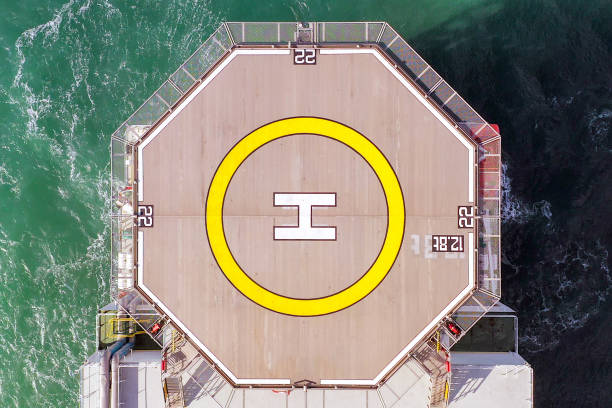
//> input picture images/18.jpg, 612 x 408 px, given in place of 18.jpg.png, which was not available
$ ./video_object_detect_parallel_sift_homography_rejection_undistort 3 ../images/18.jpg   (built with g++ and OpenCV 4)
//> lines starting //> are read from the running program, lines starting //| are printed output that depends on the picture; pictures that were not available may be replaced by others from this repository, and a replacement may not be noted
#include "opencv2/opencv.hpp"
#include <iostream>
#include <stdio.h>

#include "opencv2/core.hpp"
#include "opencv2/imgproc.hpp"
#include "opencv2/features2d.hpp"
#include "opencv2/highgui.hpp"
#include "opencv2/calib3d.hpp"
#include "opencv2/xfeatures2d.hpp"

#include <chrono>


#include "GaussianBlur.h"
#include "Keypoint.h"
#include "LoG.h"
#include "Image.h"
#include "general_helpers.h"
#include <omp.h>

#include <vector>
#include <iostream>
#include <string>
#include <getopt.h>

using namespace std;
using namespace cv;
using namespace cv::xfeatures2d;

#define measure_exec_time

void readme();
double find_keypoint_features(Image & src, cv::Mat & result_features,
    std::vector<cv::KeyPoint> & cv_keypoints);


bool debug = false;
int view_index = 0;
float grad_threshold = 0.0;
float intensity_threshold = 1;


int main( int argc, char** argv ){

  if (argc != 3 )
  { readme(); return -1; }

  // image of model
  Mat img_object = imread( String("/home/aero/Desktop/cam_ws/src/Tracker/images/")+ String(argv[2]) + String(".png"), IMREAD_GRAYSCALE );
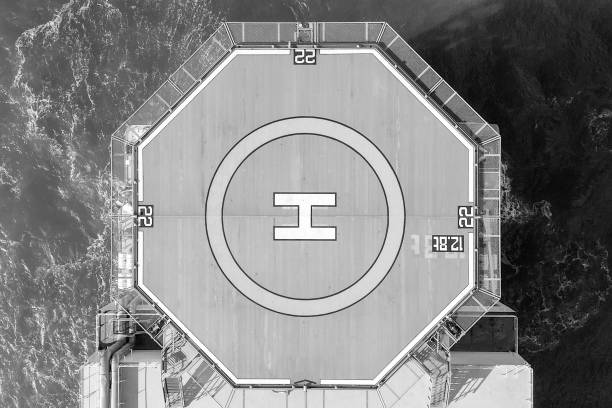
//> img_object: 408 rows x 612 cols, CV_8UC1; min 0, max 255, mean 132.2
  if( !img_object.data)
  { cout<< " --(!) Error reading model image " << endl; return -1; }
  // auto diag = sqrt(img_object.size[0]*img_object.size[0] + img_object.size[1]*img_object.size[1]);
  Mat img_scene;

  // Initialize surf detector and extract descriptors for the model image
  Ptr<SIFT> detector = SIFT::create( );
  std::vector<KeyPoint> keypoints_object, keypoints_scene;
  Mat descriptors_object, descriptors_scene;
  detector->detectAndCompute( img_object, Mat(), keypoints_object, descriptors_object );
//> keypoints_object = 1054 keypoints; strongest (x, y, size): (128, 316, 2.1), (310, 59, 2.4), (463, 221, 2.2), (469, 212, 2.5)
  cout << "No. of object image features: " << keypoints_object.size() << "\n";
//| No. of object image features: 1054

  vector<Point2f> obj_feature_loc; //
  for (int i = 0; i<keypoints_object.size(); i++)
  {
    obj_feature_loc.push_back(keypoints_object[i].pt);
  }
//> after the loop, obj_feature_loc = 1054 Points (x, y), first 12: [2.42, 400.3], [2.53, 271.9], [2.73, 276.2], [2.73, 276.2], [3.6, 346.9], [3.73, 164.2], [4.13, 238.3], [4.14, 177.2], [4.14, 177.2], [4.34, 265.9], [5.04, 246.4], [5.43, 278.2]


  //for displaying matches
  namedWindow("Good Matches & Object detection", WINDOW_NORMAL);


  // Create a VideoCapture object and open the input file
  // If the input is the web camera, pass 0 instead of the video file name
  VideoCapture cap(stoi(argv[1]));

  cap.set(CAP_PROP_FPS, 60.0);
  cap.set(CAP_PROP_FRAME_WIDTH,1280);
  cap.set(CAP_PROP_FRAME_HEIGHT,720);
  cap.set(CAP_PROP_FOURCC, VideoWriter::fourcc('M','J','P','G'));
  int img_width = cap.get(CAP_PROP_FRAME_WIDTH);
//> img_width = 612
  int img_height = cap.get(CAP_PROP_FRAME_HEIGHT);
//> img_height = 408

  cout << "WIDTH: " << img_width << "\n";
//| WIDTH: 612
  cout << "HEIGHT: " << img_height << "\n";
//| HEIGHT: 408

  // intrinsic camera parameters
  //      [ fx   0  cx ]
  //      [  0  fy  cy ]
  //      [  0   0   1 ]
  Mat K_matrix = Mat::zeros(3, 3, CV_64FC1);
  K_matrix.at<double>(0, 0) = 964.8946; //fx, std_dev +- 0.6325
  K_matrix.at<double>(1, 1) = 969.9548; //fy, std_dev +- 0.6160
  K_matrix.at<double>(0, 2) = 614.5199; //cx, std_dev +- 0.8976
  K_matrix.at<double>(1, 2) = 452.0068; //cy, std_dev +- 0.7236
  K_matrix.at<double>(2, 2) = 1;

  // radial distortion coefficients
  Mat distCoeffs = Mat::zeros(5, 1, CV_64FC1);
  distCoeffs.at<double>(0) = -0.37491173; //k1, std_dev +- 0.00199622
  distCoeffs.at<double>(1) = +0.23393262; //k2, std_dev +- 0.00919023
  distCoeffs.at<double>(2) = -0.00222111; //p1, std_dev +- 0.00013275
  distCoeffs.at<double>(3) = +0.00183102; //p2, std_dev +- 0.00010322
  distCoeffs.at<double>(4) = -0.10912843; //k3, std_dev +- 0.01173290

  // Check if camera opened successfully
  if(!cap.isOpened()){
    cout << "Error opening video stream or file" << endl;
    return -1;
  }

  while(1){
    #if defined measure_exec_time
      auto start = std::chrono::high_resolution_clock::now();
    #endif

    // clear vectors
    keypoints_scene.clear();

    Mat frame;
    // Capture frame-by-frame
    cap >> frame;
//> frame is the input picture: 408 rows x 612 cols, CV_8UC3; mean B, G, R 120.5, 133.9, 133.2

    // If the frame is empty, break immediately
    if (frame.empty())
      break;

    // convert go grayscale
    if(frame.channels() == 3)
    {
      cvtColor(frame, frame, CV_BGR2GRAY);
//> frame: 408 rows x 612 cols, CV_8UC1
    }


    //undistort frames
    Mat rectified_frame;
    undistort(frame, rectified_frame, K_matrix, distCoeffs);
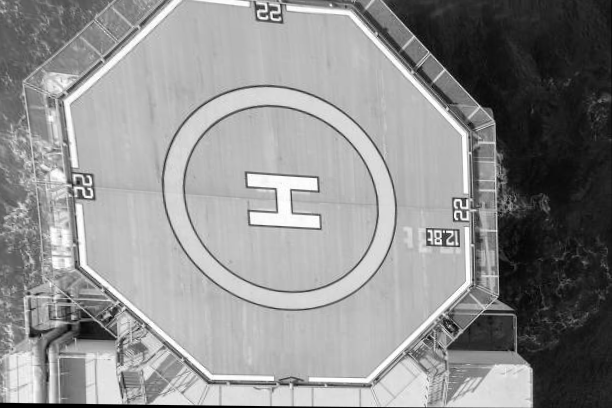
//> rectified_frame: 408 rows x 612 cols, CV_8UC1; min 0, max 255, mean 142.8

    //resize to a smaller frame for speed
    Mat final_frame;
    resize(rectified_frame, img_scene, Size(640, 360), INTER_AREA);
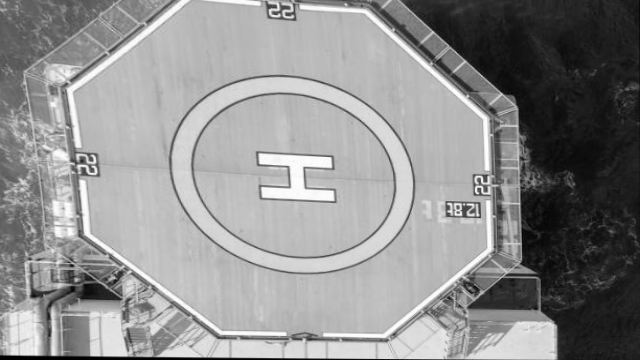
//> img_scene: 360 rows x 640 cols, CV_8UC1; min 0, max 255, mean 142.7


    //-- Step 1: Detect the keypoints and extract descriptors
    // detector->destectAndCompute( img_scene, Mat(), keypoints_scene, descriptors_scene );
//> (the run ends here: the program needs code that is not available in this run, at `Image src2(img_scene);`)

$ run again, on images/10.png
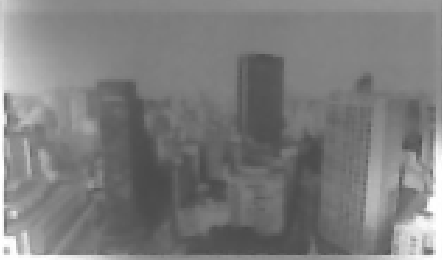
//> input picture images/10.png, 442 x 260 px, given in place of 10.png.png, which was not available
//> img_object is the input picture: 260 rows x 442 cols, CV_8UC1; min 73, max 255, mean 124.8
//> keypoints_object = 77 keypoints; strongest (x, y, size): (428, 251, 6.4), (6, 251, 4.7), (428, 215, 5.1), (407, 202, 22.2)
//| No. of object image features: 77
//> the loop `for (int i = 0; i<keypoints_object.size(); i++)` made 77 passes
//> after the loop `for (int i = 0; i<keypoints_object.size(); i++)`: obj_feature_loc = 77 Points (x, y), first 12: [5.39, 200.3], [5.62, 193.8], [5.69, 200.2], [6.04, 232.6], [6.31, 250.8], [6.31, 250.8], [6.31, 250.8], [8.61, 234.5], [11.22, 241.7], [12.31, 220.1], [13.71, 213.7], [13.81, 185.7]
//> img_width = 442
//> img_height = 260
//| WIDTH: 442
//| HEIGHT: 260
//> `undistort(frame, rectified_frame, K_matrix, distCoeffs);`:
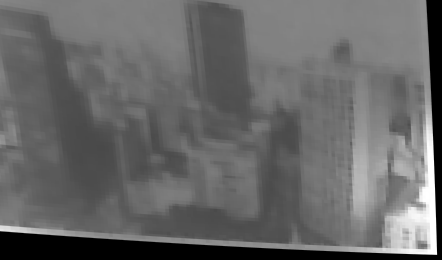
//> rectified_frame: 260 rows x 442 cols, CV_8UC1; min 0, max 255, mean 103.5
//> `resize(rectified_frame, img_scene, Size(640, 360), INTER_AREA);`:
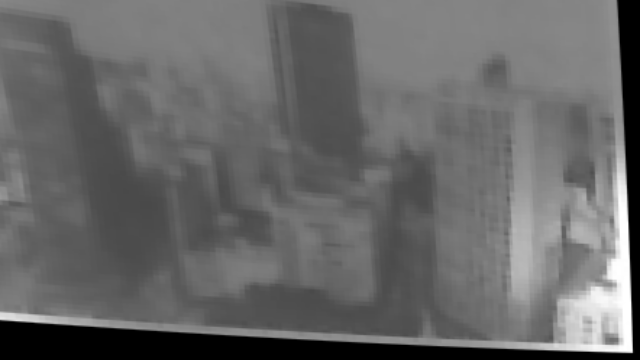
//> img_scene: 360 rows x 640 cols, CV_8UC1; min 0, max 255, mean 103.5

$ run again, on images/11.png
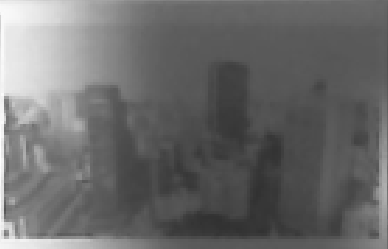
//> input picture images/11.png, 388 x 249 px, given in place of 11.png.png, which was not available
//> img_object is the input picture: 249 rows x 388 cols, CV_8UC1; min 49, max 255, mean 106.5
//> keypoints_object = 33 keypoints; strongest (x, y, size): (6, 208, 4.6), (6, 131, 4.3), (10, 119, 7.6), (6, 218, 4.6)
//| No. of object image features: 33
//> the loop `for (int i = 0; i<keypoints_object.size(); i++)` made 33 passes
//> img_width = 388
//> img_height = 249
//| WIDTH: 388
//| HEIGHT: 249
//> `undistort(frame, rectified_frame, K_matrix, distCoeffs);`:
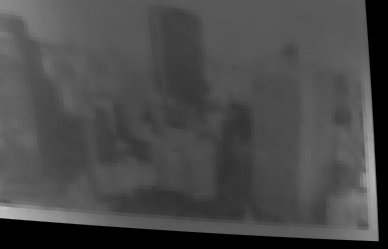
//> rectified_frame: 249 rows x 388 cols, CV_8UC1; min 0, max 190, mean 73.9
//> `resize(rectified_frame, img_scene, Size(640, 360), INTER_AREA);`:
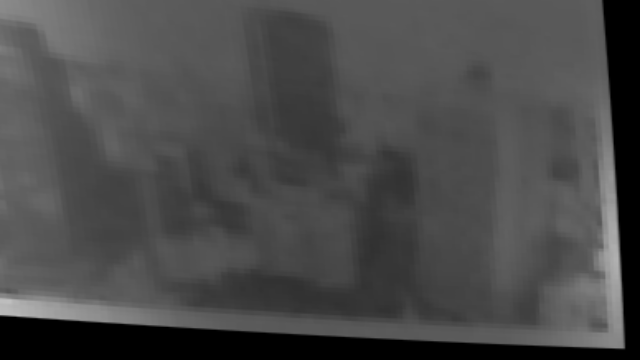
//> img_scene: 360 rows x 640 cols, CV_8UC1; min 0, max 190, mean 73.8
